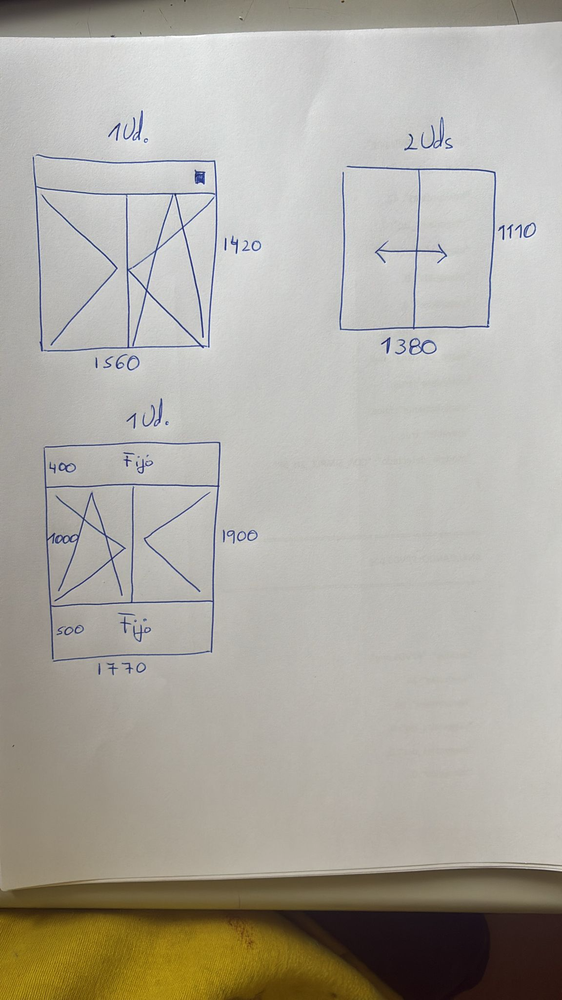
#> input picture foto.png, 562 x 1000 px, shrunk from 1152 x 2048 before the run
$ python limpiar_foto.py
#> lines starting #> are read from the running program, lines starting #| are printed output that depends on the picture
import cv2

img = cv2.imread("foto.png")
#> img is the input picture: shape (1000, 562, 3); mean B, G, R 162.1, 170.9, 174.6

if img is None:
    print("No existe foto.png")
    exit()

# ESCALA GRISES
gris = cv2.cvtColor(img, cv2.COLOR_BGR2GRAY)
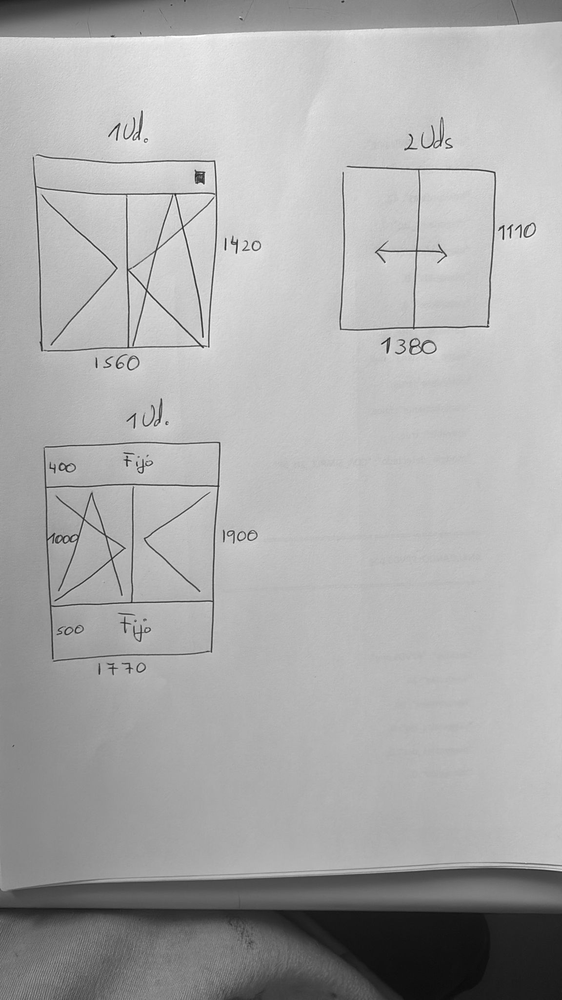
#> gris: shape (1000, 562); min 11, max 255, mean 171

# SUAVIZADO MUY SUAVE
limpia = cv2.GaussianBlur(gris, (3,3), 0)

# GUARDAR DIRECTAMENTE
cv2.imwrite("foto_limpia.png", limpia)

print("FOTO LIMPIA OK")

$ run again, with image.png copied over foto.png
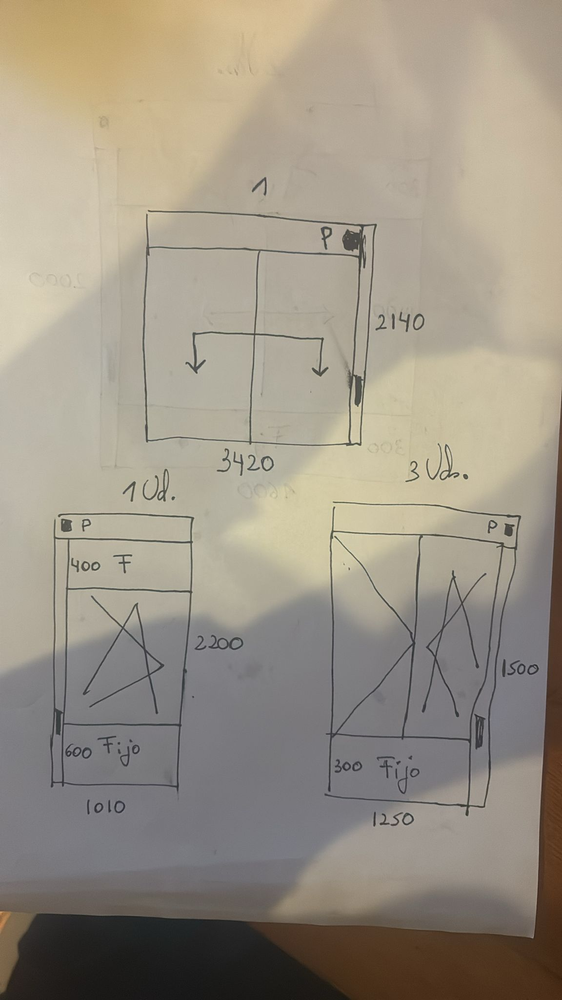
#> input picture image.png, 562 x 1000 px, shrunk from 1152 x 2048 before the run
#> img is the input picture: shape (1000, 562, 3); mean B, G, R 133.2, 147.5, 155.8
#> `gris = cv2.cvtColor(img, cv2.COLOR_BGR2GRAY)`:
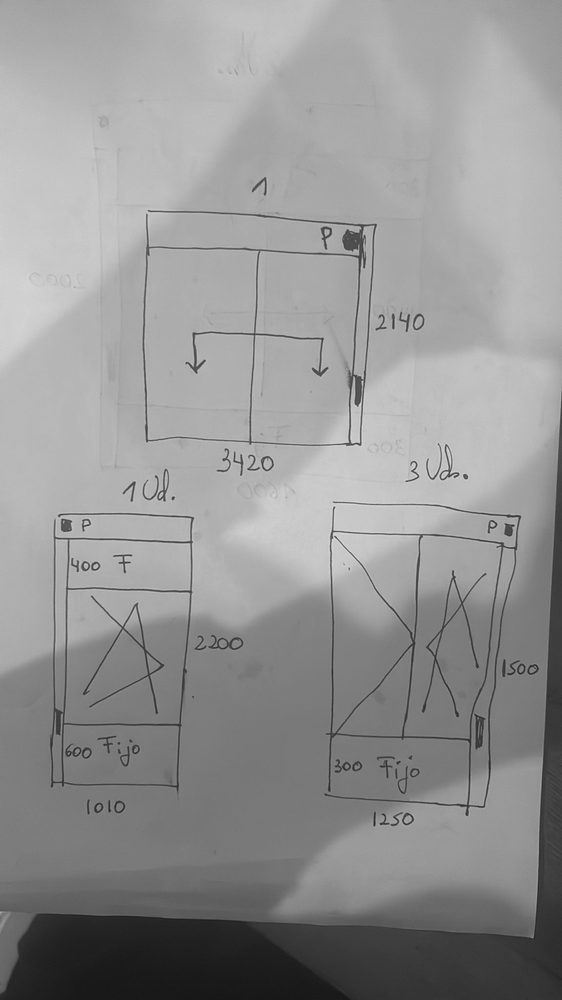
#> gris: shape (1000, 562); min 21, max 219, mean 148.3

$ run again, with ventana_1.png copied over foto.png
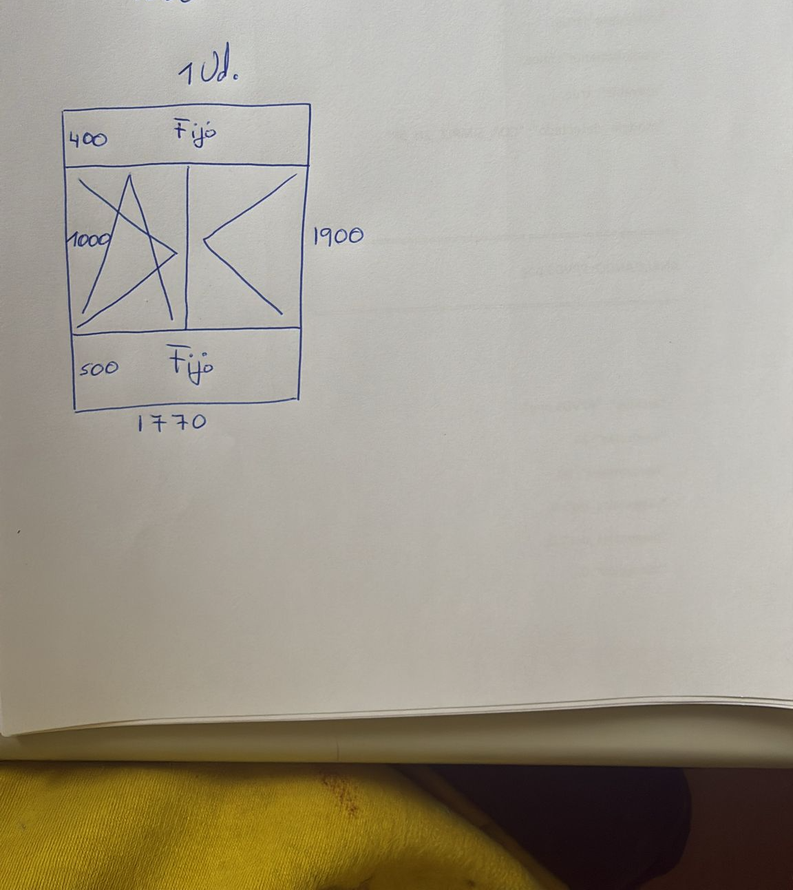
#> input picture ventana_1.png, 793 x 890 px, shrunk from 1152 x 1293 before the run
#> img is the input picture: shape (890, 793, 3); mean B, G, R 143.5, 157.1, 163.2
#> `gris = cv2.cvtColor(img, cv2.COLOR_BGR2GRAY)`:
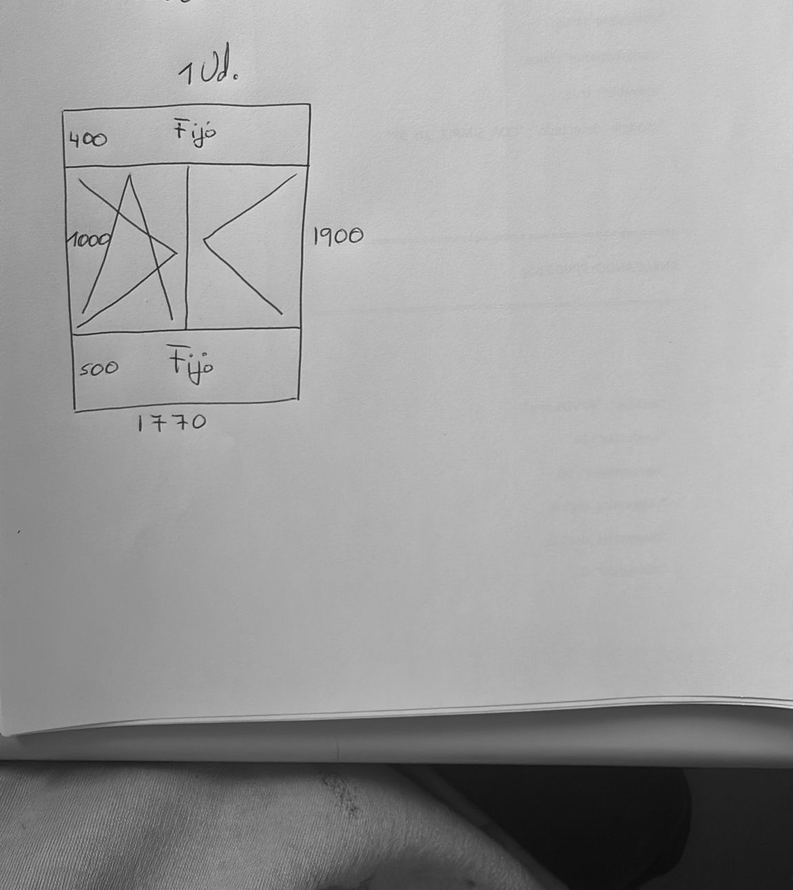
#> gris: shape (890, 793); min 10, max 231, mean 157.4

$ run again, with ventana_2.png copied over foto.png
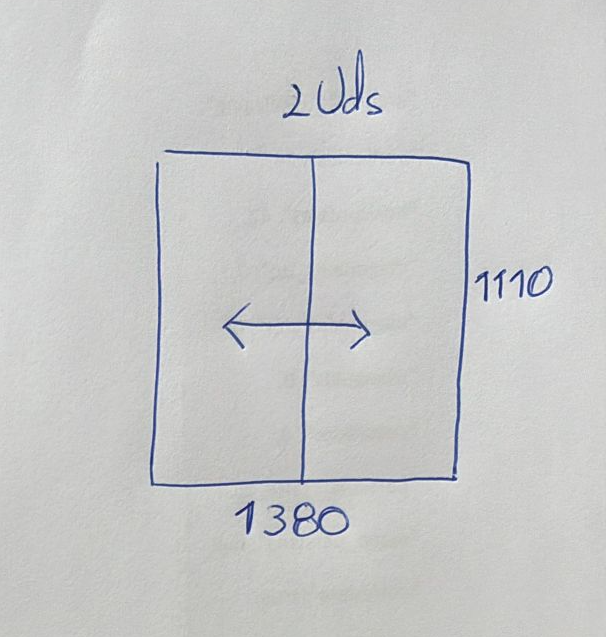
#> input picture ventana_2.png, 606 x 637 px
#> img is the input picture: shape (637, 606, 3); mean B, G, R 201.2, 201.6, 200.8
#> `gris = cv2.cvtColor(img, cv2.COLOR_BGR2GRAY)`:
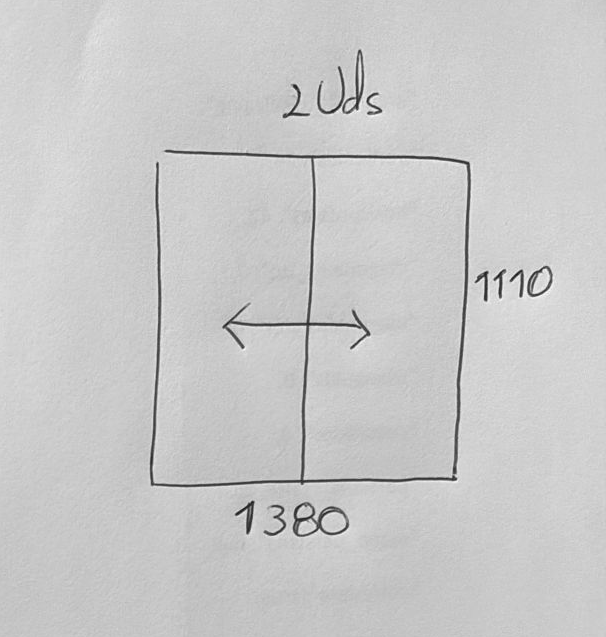
#> gris: shape (637, 606); min 25, max 253, mean 201.3
